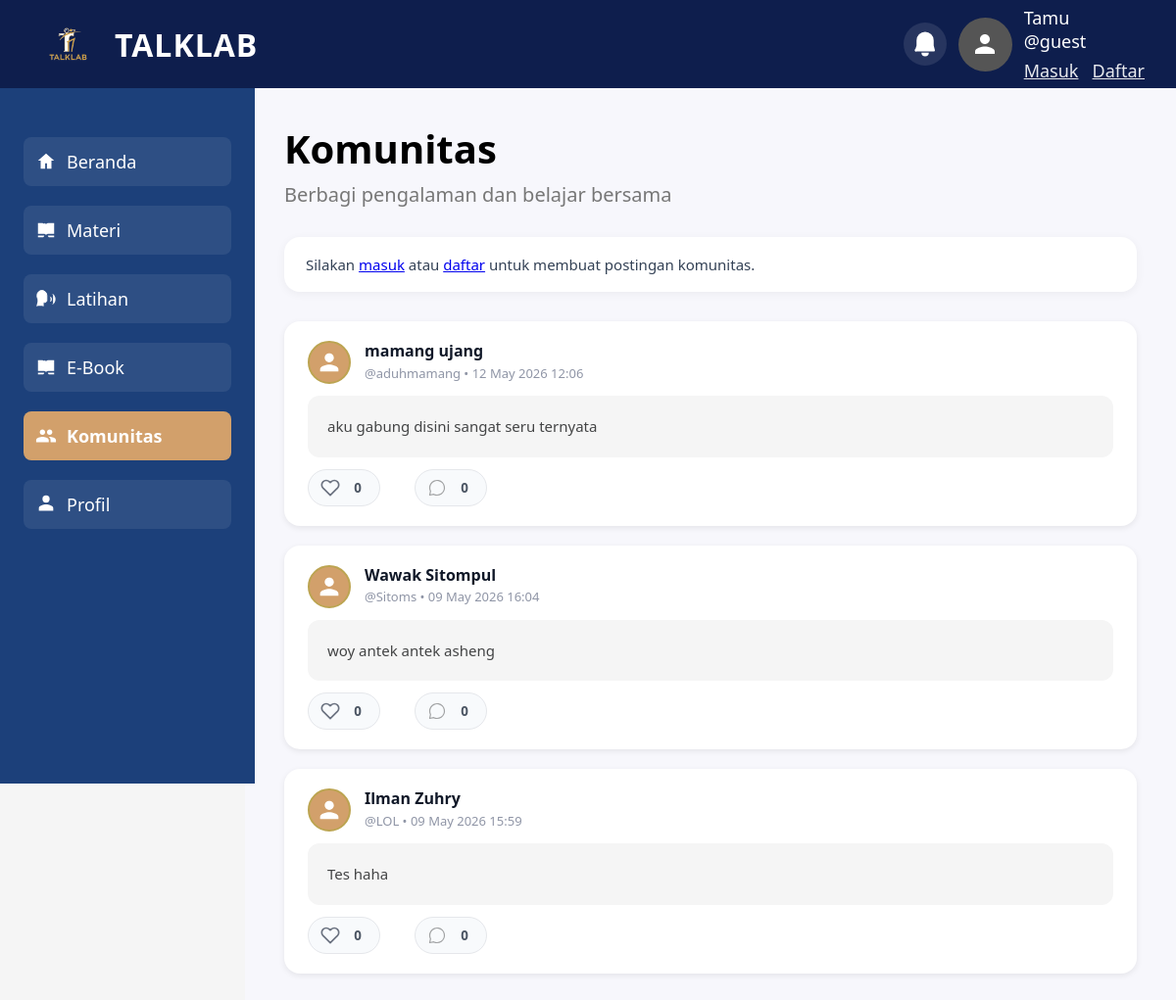
Page /Komunitas.php on the committed database.
### tables this page shows
CREATE TABLE `komunitas` (
  `Id` int(10) UNSIGNED NOT NULL,
  `Id_User` varchar(6) NOT NULL,
  `Isi` text NOT NULL,
  `Dibuat` datetime NOT NULL DEFAULT current_timestamp(),
  `Update_Post` datetime DEFAULT NULL ON UPDATE current_timestamp()
);

CREATE TABLE `users` (
  `Id_User` varchar(6) NOT NULL,
  `Nama` varchar(100) NOT NULL,
  `Tempat_Lahir` varchar(100) NOT NULL,
  `Tanggal_Lahir` date NOT NULL,
  `Username` varchar(50) NOT NULL,
  `Password` varchar(255) NOT NULL,
  `Foto` varchar(255) NOT NULL,
  `Bio` varchar(160) NOT NULL DEFAULT 'yang penting bicara aja dulu'
);

### core.php (called while the page is built, shortened)
<?php
class manz{
	var $talkhost = "localhost";
    var $user = "root";
    var $pass = "";
    var $dbname = "talklab";
	public mysqli $koneksi;
	function __construct(){
		$this->koneksi=mysqli_connect($this->talkhost,$this->user,$this->pass,$this->dbname);
		$this->ensureUserBioColumn();
		$this->ensureEbookTable();
	}
	public function getCurrentUser(){
		return false;
	}
	private function ensureUserBioColumn(){
		$table = mysqli_query($this->koneksi, "SHOW TABLES LIKE 'users'");
		$check = mysqli_query($this->koneksi, "SHOW COLUMNS FROM users LIKE 'Bio'");
	}
	public function ensureCommunityPostsTable(){
	$create = "CREATE TABLE IF NOT EXISTS Komunitas (
		Id INT UNSIGNED NOT NULL AUTO_INCREMENT,
		Id_User VARCHAR(6) NOT NULL,
		Isi TEXT NOT NULL,
		Dibuat DATETIME NOT NULL DEFAULT CURRENT_TIMESTAMP,
		Update_Post DATETIME NULL DEFAULT NULL
		ON UPDATE CURRENT_TIMESTAMP,
		PRIMARY KEY (Id),
		KEY idx_user_id (Id_User),
		CONSTRAINT fk_community_user FOREIGN KEY (Id_User) REFERENCES users(Id_User)
		ON DELETE CASCADE
		ON UPDATE CASCADE
	) ENGINE=InnoDB DEFAULT CHARSET=utf8mb4 COLLATE=utf8mb4_general_ci";
	mysqli_query($this->koneksi, $create);
}
	public function getCommunityPosts(){
	$sql = "SELECT p.Id,p.Id_User,p.Isi,p.Dibuat,
		u.Nama AS name,u.Username AS username,u.Foto AS foto
		FROM Komunitas p LEFT JOIN users u ON p.Id_User = u.Id_User ORDER BY p.Dibuat DESC";
	$res = mysqli_query($this->koneksi, $sql);
	$posts = [];
	if ($res){
		while ($row = mysqli_fetch_assoc($res)){
			$posts[] = $row;
		}
	}
	return $posts;
}
	public function ensureLikesAndCommentsTable(){
	$createLikes = "CREATE TABLE IF NOT EXISTS post_likes (
		id INT UNSIGNED NOT NULL AUTO_INCREMENT,
		post_id INT UNSIGNED NOT NULL,
		user_id VARCHAR(6) NOT NULL,
		created_at DATETIME NOT NULL DEFAULT CURRENT_TIMESTAMP,
		PRIMARY KEY (id),
		UNIQUE KEY unique_like (post_id, user_id),
		KEY idx_post (post_id),
		KEY idx_user (user_id),
		CONSTRAINT fk_like_post FOREIGN KEY (post_id) REFERENCES Komunitas(Id) ON DELETE CASCADE,
		CONSTRAINT fk_like_user FOREIGN KEY (user_id) REFERENCES users(Id_User) ON DELETE CASCADE
	) ENGINE=InnoDB DEFAULT CHARSET=utf8mb4 COLLATE=utf8mb4_general_ci";
	mysqli_query($this->koneksi, $createLikes);
	$createComments = "CREATE TABLE IF NOT EXISTS post_comments (
		id INT UNSIGNED NOT NULL AUTO_INCREMENT,
		post_id INT UNSIGNED NOT NULL,
		user_id VARCHAR(6) NOT NULL,
		content TEXT NOT NULL,
		created_at DATETIME NOT NULL DEFAULT CURRENT_TIMESTAMP,
		updated_at DATETIME NULL ON UPDATE CURRENT_TIMESTAMP,
		PRIMARY KEY (id),
		KEY idx_post (post_id),
		KEY idx_user (user_id),
		CONSTRAINT fk_comment_post FOREIGN KEY (post_id) REFERENCES Komunitas(Id) ON DELETE CASCADE,
		CONSTRAINT fk_comment_user FOREIGN KEY (user_id) REFERENCES users(Id_User) ON DELETE CASCADE
	) ENGINE=InnoDB DEFAULT CHARSET=utf8mb4 COLLATE=utf8mb4_general_ci";
	mysqli_query($this->koneksi, $createComments);
}
	public function getLikeCount($postId){
	$postIdEsc = (int) $postId;
	$sql = "SELECT COUNT(*) as count FROM post_likes WHERE post_id = $postIdEsc";
	$res = mysqli_query($this->koneksi, $sql);
	if ($res) {
		$row = mysqli_fetch_assoc($res);
		return (int) $row['count'];
	}
	return 0;
}
	public function getCommentCount($postId){
	$postIdEsc = (int) $postId;
	$sql = "SELECT COUNT(*) as count FROM post_comments WHERE post_id = $postIdEsc";
	$res = mysqli_query($this->koneksi, $sql);
	if ($res) {
		$row = mysqli_fetch_assoc($res);
		return (int) $row['count'];
	}
	return 0;
}
	public function ensureMentorAccountsTable(){
		$sql = "CREATE TABLE IF NOT EXISTS mentor_accounts (
			id INT UNSIGNED NOT NULL AUTO_INCREMENT,
			name VARCHAR(120) NOT NULL,
			username VARCHAR(60) NOT NULL,
			password_hash VARCHAR(255) NOT NULL,
			created_at DATETIME NOT NULL DEFAULT CURRENT_TIMESTAMP,
			PRIMARY KEY (id),
			UNIQUE KEY unique_mentor_username (username)
		) ENGINE=InnoDB DEFAULT CHARSET=utf8mb4 COLLATE=utf8mb4_general_ci";
		mysqli_query($this->koneksi, $sql);
	}
	public function ensureMentorSubmissionsTable(){
		$sql = "CREATE TABLE IF NOT EXISTS mentor_submissions (
			id INT UNSIGNED NOT NULL AUTO_INCREMENT,
			practice_history_id INT UNSIGNED NOT NULL,
			user_id VARCHAR(6) NOT NULL,
			mentor_id INT UNSIGNED NULL,
			status VARCHAR(30) NOT NULL DEFAULT 'pending',
			submitted_at DATETIME NOT NULL DEFAULT CURRENT_TIMESTAMP,
			reviewed_at DATETIME NULL DEFAULT NULL,
			PRIMARY KEY (id),
			UNIQUE KEY unique_practice_submission (practice_history_id),
			KEY idx_mentor_submission_user (user_id),
			KEY idx_mentor_submission_mentor (mentor_id),
			KEY idx_mentor_submission_status (status),
			CONSTRAINT fk_mentor_submission_practice FOREIGN KEY (practice_history_id) REFERENCES practice_history(id)
			ON DELETE CASCADE ON UPDATE CASCADE,
			CONSTRAINT fk_mentor_submission_user FOREIGN KEY (user_id) REFERENCES users(Id_User)
			ON DELETE CASCADE ON UPDATE CASCADE,
			CONSTRAINT fk_mentor_submission_mentor FOREIGN KEY (mentor_id) REFERENCES mentor_accounts(id)
			ON DELETE SET NULL ON UPDATE CASCADE
		) ENGINE=InnoDB DEFAULT CHARSET=utf8mb4 COLLATE=utf8mb4_general_ci";
		mysqli_query($this->koneksi, $sql);
	}
	public function ensureMentorReviewsTable(){
		$sql = "CREATE TABLE IF NOT EXISTS mentor_reviews (
			id INT UNSIGNED NOT NULL AUTO_INCREMENT,
			submission_id INT UNSIGNED NOT NULL,
			mentor_id INT UNSIGNED NOT NULL,
			articulation_score INT UNSIGNED NOT NULL,
			fluency_score INT UNSIGNED NOT NULL,
			confidence_score INT UNSIGNED NOT NULL,
			structure_score INT UNSIGNED NOT NULL,
			intonation_score INT UNSIGNED NOT NULL,
			final_score INT UNSIGNED NOT NULL,
			strengths TEXT NOT NULL,
			improvements TEXT NOT NULL,
			feedback TEXT NOT NULL,
			created_at DATETIME NOT NULL DEFAULT CURRENT_TIMESTAMP,
			updated_at DATETIME NULL DEFAULT NULL ON UPDATE CURRENT_TIMESTAMP,
			PRIMARY KEY (id),
			UNIQUE KEY unique_submission_review (submission_id),
			KEY idx_mentor_review_mentor (mentor_id),
			CONSTRAINT fk_mentor_review_submission FOREIGN KEY (submission_id) REFERENCES mentor_submissions(id)
			ON DELETE CASCADE ON UPDATE CASCADE,
			CONSTRAINT fk_mentor_review_mentor FOREIGN KEY (mentor_id) REFERENCES mentor_accounts(id)
			ON DELETE CASCADE ON UPDATE CASCADE
		) ENGINE=InnoDB DEFAULT CHARSET=utf8mb4 COLLATE=utf8mb4_general_ci";
		mysqli_query($this->koneksi, $sql);
	}
	public function ensurePracticeHistoryTable(){
		$sql = "CREATE TABLE IF NOT EXISTS practice_history (
			id INT UNSIGNED NOT NULL AUTO_INCREMENT,
			user_id VARCHAR(6) NOT NULL,
			topic VARCHAR(255) NOT NULL,
			duration_seconds INT UNSIGNED NOT NULL,
			audio_path VARCHAR(255) NOT NULL,
			created_at DATETIME NOT NULL DEFAULT CURRENT_TIMESTAMP,
			PRIMARY KEY (id),
			KEY idx_practice_user (user_id),
			CONSTRAINT fk_practice_user FOREIGN KEY (user_id) REFERENCES users(Id_User)
			ON DELETE CASCADE ON UPDATE CASCADE
		) ENGINE=InnoDB DEFAULT CHARSET=utf8mb4 COLLATE=utf8mb4_general_ci";
		mysqli_query($this->koneksi, $sql);
	}
	public function ensureChallengeHistoryTable(){
		$sql = "CREATE TABLE IF NOT EXISTS speaking_challenge_history (
			id INT UNSIGNED NOT NULL AUTO_INCREMENT,
			user_id VARCHAR(6) NOT NULL,
			challenge_type VARCHAR(60) NOT NULL,
			level_name VARCHAR(30) NOT NULL,
			prompt TEXT NOT NULL,
			prep_seconds INT UNSIGNED NOT NULL,
			speak_seconds INT UNSIGNED NOT NULL,
			actual_seconds INT UNSIGNED NOT NULL,
			score INT UNSIGNED NOT NULL,
			completed TINYINT(1) NOT NULL DEFAULT 1,
			created_at DATETIME NOT NULL DEFAULT CURRENT_TIMESTAMP,
			PRIMARY KEY (id),
			KEY idx_challenge_user (user_id),
			CONSTRAINT fk_challenge_user FOREIGN KEY (user_id) REFERENCES users(Id_User)
			ON DELETE CASCADE ON UPDATE CASCADE
		) ENGINE=InnoDB DEFAULT CHARSET=utf8mb4 COLLATE=utf8mb4_general_ci";
		mysqli_query($this->koneksi, $sql);
	}
	public function ensureAiFeedbackTable(){
		$sql = "CREATE TABLE IF NOT EXISTS ai_feedback_history (
			id INT UNSIGNED NOT NULL AUTO_INCREMENT,
			user_id VARCHAR(6) NOT NULL,
			source_type VARCHAR(40) NOT NULL,
			duration_seconds INT UNSIGNED NOT NULL,
			clarity_score INT UNSIGNED NOT NULL,
			fluency_score INT UNSIGNED NOT NULL,
			confidence_score INT UNSIGNED NOT NULL,
			consistency_score INT UNSIGNED NOT NULL,
			filler_count INT UNSIGNED NOT NULL,
			speaking_speed INT UNSIGNED NOT NULL,
			feedback TEXT NOT NULL,
			created_at DATETIME NOT NULL DEFAULT CURRENT_TIMESTAMP,
			PRIMARY KEY (id),
			KEY idx_ai_feedback_user (user_id),
			CONSTRAINT fk_ai_feedback_user FOREIGN KEY (user_id) REFERENCES users(Id_User)
			ON DELETE CASCADE ON UPDATE CASCADE
		) ENGINE=InnoDB DEFAULT CHARSET=utf8mb4 COLLATE=utf8mb4_general_ci";
		mysqli_query($this->koneksi, $sql);
	}
	public function ensureEbookTable(){
		$tableExists = false;
		$tableCheck = mysqli_query($this->koneksi, "SHOW TABLES LIKE 'ebooks'");
		if ($tableCheck && mysqli_num_rows($tableCheck) > 0) {
			$tableExists = true;
		}
		$create = "CREATE TABLE IF NOT EXISTS ebooks (
			id INT UNSIGNED NOT NULL AUTO_INCREMENT,
			title VARCHAR(180) NOT NULL,
			author VARCHAR(120) NOT NULL,
			pages INT UNSIGNED NOT NULL DEFAULT 0,
			thumbnail_path VARCHAR(255) NOT NULL,
			pdf_path VARCHAR(255) NOT NULL,
			created_at DATETIME NOT NULL DEFAULT CURRENT_TIMESTAMP,
			updated_at DATETIME NULL DEFAULT NULL ON UPDATE CURRENT_TIMESTAMP,
			PRIMARY KEY (id),
			KEY idx_ebook_title (title)
		) ENGINE=InnoDB DEFAULT CHARSET=utf8mb4 COLLATE=utf8mb4_general_ci";
		mysqli_query($this->koneksi, $create);
		if ($tableExists) return;
	}
}

### Komunitas.php (the view, shortened to what this page needs)
<?php
require_once 'core.php';
$app = new manz();
$app->ensureSession();
$currentUser = $app->getCurrentUser();
$editPost = null;
$posts = $app->getCommunityPosts();
?>
<!DOCTYPE html>
<html lang="id">
<head>
</head>
<body>
  <?php include 'includes/header.php'; ?>
  <?php include 'includes/sidebar.php'; ?>
  <main role="main" tabindex="-1">
    <div class="clearfix">
      <h1 style="font-size:40px; font-weight:700; color:#000;">Komunitas</h1>
      <p style="color:#777; font-size:20px; margin-bottom:30px;">Berbagi pengalaman dan belajar bersama</p>
    </div>
    <?php if ($currentUser): ?>
      <section class="post-form" id="post-form" style="<?= $editPost ? 'display:block;' : 'display:none;' ?>">
        <h2><?= $editPost ? 'Sunting Postingan' : 'Tulis Postingan Baru' ?></h2>
        <form action="Komunitas.php" method="post">
          <input type="hidden" name="action" value="<?= $editPost ? 'update' : 'create' ?>">
          <?php if ($editPost): ?>
            <input type="hidden" name="post_id" value="<?= htmlspecialchars($editPost['Id']) ?>">
          <?php endif; ?>
          <div class="form-group">
            <label for="content">Isi</label>
            <textarea id="content" name="content" required><?= htmlspecialchars($editPost['Isi'] ?? '') ?></textarea>
          </div>
          <div class="form-actions">
            <button class="btn-submit" type="submit"><?= $editPost ? 'Simpan Perubahan' : 'Posting' ?></button>
            <?php if ($editPost): ?>
              <a href="Komunitas.php" class="btn-cancel">Batal</a>
            <?php endif; ?>
          </div>
        </form>
      </section>
    <?php else: ?>
      <div class="info-box">Silakan <a href="login.php">masuk</a> atau <a href="regis.php">daftar</a> untuk membuat postingan komunitas.</div>
    <?php endif; ?>
    <section class="post-list" aria-label="Daftar posting komunitas">
      <?php foreach ($posts as $post): ?>
        <?php
$isLiked = false;
?>
        <article class="post" tabindex="0">
          <header class="post-header">
            <?php if (!empty($post['foto'])): ?>
              <img src="<?= htmlspecialchars($post['foto']) ?>" alt="Foto profil <?= htmlspecialchars($post['name'] ?: 'Pengguna') ?>" class="post-avatar" width="44" height="44">
            <?php else: ?>
              <div class="post-avatar post-avatar-default" aria-label="Foto profil default <?= htmlspecialchars($post['name'] ?: 'Pengguna') ?>">
                <svg viewBox="0 0 24 24" aria-hidden="true"><path fill="white" d="M12 12c2.21 0 4-1.79 4-4s-1.79-4-4-4-4 1.79-4 4 1.79 4 4 4zm0 2c-2.67 0-8 1.34-8 4v2h16v-2c0-2.66-5.33-4-8-4z"/></svg>
              </div>
            <?php endif; ?>
            <div class="post-author-info">
              <div class="post-author"><?= htmlspecialchars($post['name'] ?: 'Pengguna') ?></div>
              <div class="post-username-time">@<?= htmlspecialchars($post['username'] ?: 'guest') ?> • <?= htmlspecialchars(date('d M Y H:i', strtotime($post['Dibuat']))) ?></div>
            </div>
          </header>
          <p class="post-text"><?= nl2br(htmlspecialchars($post['Isi'])) ?></p>
          <footer class="post-footer">
            <div class="reactions" aria-label="Reaksi postingan">
              <button
    type="button"
    class="reaction-btn like-btn <?= $isLiked ? 'liked' : '' ?>" data-post-id="<?= $post['Id'] ?>" data-action="like" aria-label="Suka">
                <span class="like-count"><?= $app->getLikeCount($post['Id']) ?></span>
              </button>
              <button type="button" class="reaction-btn comment-btn" data-post-id="<?= $post['Id'] ?>" data-action="comment" aria-label="Komentar">
                <img src="icon/komen.svg" style="width:20px; height:20px;" alt="Komentar">
                <span class="comment-count"><?= $app->getCommentCount($post['Id']) ?></span>
              </button>
            </div>
          </footer>
        </article>
      <?php endforeach; ?>
    </section>
  </main>
</body>
</html>

### includes/layout_css.php (style rules this page uses)
* { margin: 0; padding: 0; box-sizing: border-box; font-family: system-ui, sans-serif; }
body { display: flex; background: #f5f5f5; }

### Komunitas.php (style rules this page uses)
main { margin-left: 250px; margin-top: 64px; padding: 40px; flex-grow: 1; background-color: #f7f7fc; min-height: calc(90vh - 64px); overflow-y: auto; }
main h1 { font-weight: 700; font-size: 28px; color: #101828; margin-bottom: 6px; margin-top: 20px; }
.heart-icon { width:20px; height:20px; stroke:#6b7280; fill:transparent; transition:all .2s ease; flex-shrink:0; }
.clearfix::after { content: ""; display: table; clear: both; }
.post-list { display: flex; flex-direction: column; gap: 20px; }
article.post { background-color: white; padding: 20px 24px; border-radius: 16px; box-shadow: 0 2px 6px rgb(0 0 0 / 0.08); display: flex; flex-direction: column; gap: 12px; position: relative; }
.post-header { display: flex; align-items: center; gap: 14px; }
.post-avatar { width: 44px; height: 44px; border-radius: 50%; object-fit: cover; border: 2px solid #bca451; flex-shrink: 0; }
.post-avatar-default { display: inline-flex; align-items: center; justify-content: center; background: #d2a06b; }
.post-avatar-default svg { width: 28px; height: 28px; }
.post-author-info { display: flex; flex-direction: column; gap: 4px; user-select: text; }
.post-author { font-weight: 700; font-size: 16px; color: #101828; line-height: 1.1; }
.post-username-time { font-size: 13px; color: #8f95a6; user-select: none; }
.post-text { font-size: 15px; line-height: 1.5; color: #434445; background-color: #f5f5f5; border-radius: 12px; padding: 20px; white-space: pre-wrap; user-select: text; text-align: left; }
.post-footer { display: flex; align-items: center; justify-content: space-between; font-size: 13px; color: #8f95a6; gap: 16px; flex-wrap: wrap; }
.post-footer .reactions { display: flex; gap: 35px; user-select: none; align-items: center; }
.reaction-btn { display: inline-flex; align-items: center; gap: 8px; padding: 8px 12px; border-radius: 999px; border: 1px solid #e5e7eb; background: #f8fafc; color: #4b5563; font-weight: 700; cursor: pointer; transition: background-color 0.2s, border-color 0.2s, color 0.2s; }
.heart-icon { width:20px; height:20px; stroke:#6b7280; fill:transparent; transition:all .2s ease; }
.reaction-btn span { min-width: 20px; text-align: center; }
.info-box { background: white; max-width: 900px; padding: 18px 22px; border-radius: 16px; box-shadow: 0 2px 10px rgb(0 0 0 / 0.05); margin-bottom: 30px; color: #334155; font-size: 15px; }

### rows in the picture
komunitas: Id_User.Nama "mamang ujang", Id_User.Username "aduhmamang", Dibuat "12 May 2026 12:06", Isi "aku gabung disini sangat seru ternyata", LikeCount "0", CommentCount "0"
komunitas: Id_User.Nama "Wawak Sitompul", Id_User.Username "Sitoms", Dibuat "09 May 2026 16:04", Isi "woy antek antek asheng", LikeCount "0", CommentCount "0"
komunitas: Id_User.Nama "Ilman Zuhry", Id_User.Username "LOL", Dibuat "09 May 2026 15:59", Isi "Tes haha", LikeCount "0", CommentCount "0"
